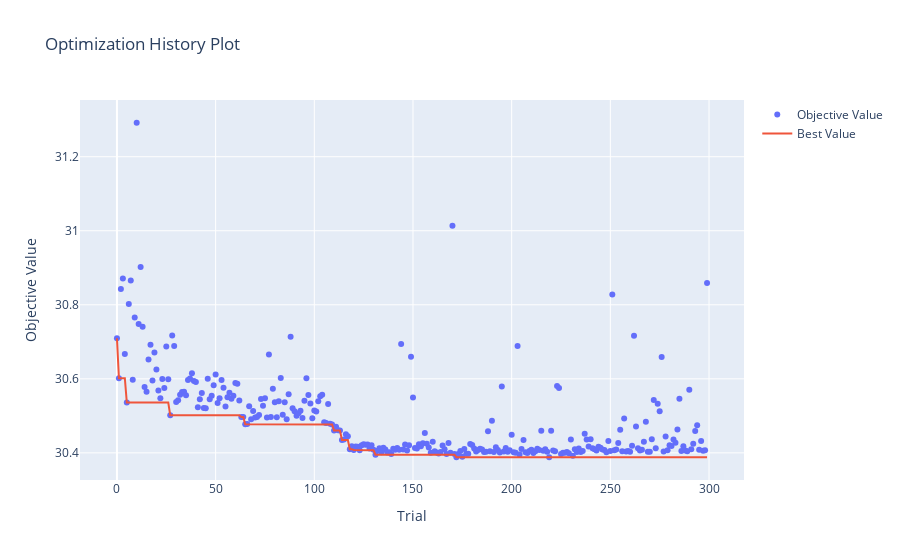

Notebook source saved alongside this figure:
### Code cell
optuna.visualization.plot_optimization_history(study)

### Figure 1 — Plotly figure (JSON) as saved in the notebook; plotly's stock layout.template omitted (floating-point values rounded to 4 significant figures; data arrays with more than 128 entries replaced by an {"elided": "..."} marker saying what was removed)
{"data": [{"mode": "markers", "name": "Objective Value", "type": "scatter", "x": {"elided": "300 int values"}, "y": {"elided": "300 float values"}}, {"mode": "lines", "name": "Best Value", "type": "scatter", "x": {"elided": "300 int values"}, "y": {"elided": "300 float values"}}, {"marker": {"color": "#cccccc"}, "mode": "markers", "name": "Infeasible Trial", "showlegend": false, "type": "scatter", "x": [], "y": []}], "layout": {"title": {"text": "Optimization History Plot"}, "xaxis": {"title": {"text": "Trial"}}, "yaxis": {"title": {"text": "Objective Value"}}}}
